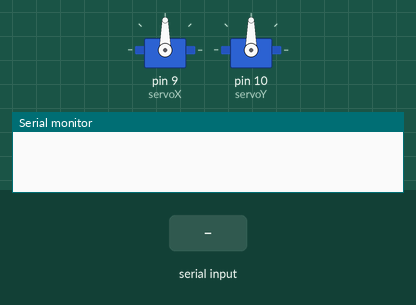
This sketch was run on a simulated Arduino Uno, built with avr-gcc and run on an emulated ATmega328P. Parts: 2 × servo, the last lines printed to the serial monitor. The inputs (shaded band) are chosen by the test bench.

Above: at 1.2 s.
1.3 s: "D" received over Serial
At 2.5 s:
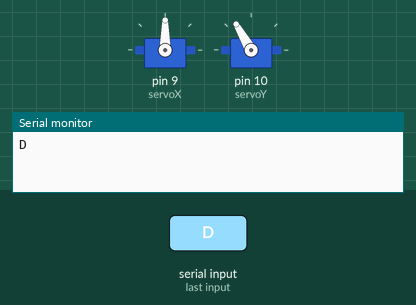
2.8 s: "R" received over Serial
At 3.8 s:
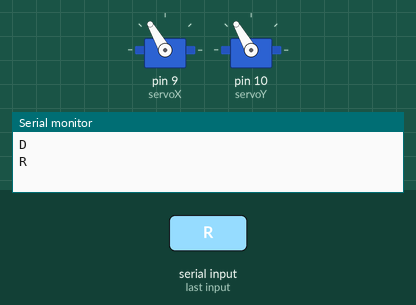
4.3 s: "U" received over Serial
At 4.9 s:
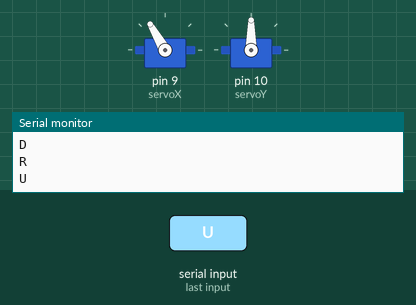
5.8 s: "R" received over Serial
At 7.0 s:
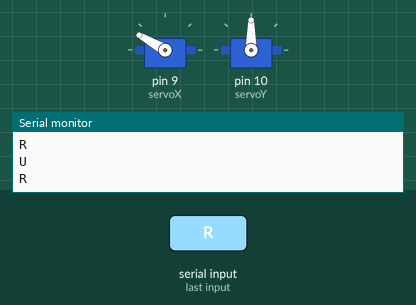
7.3 s: "D" received over Serial
At 8.4 s:
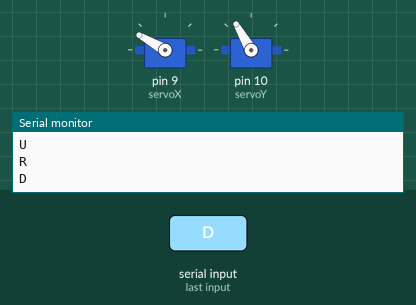
Timing chart, 0 to 9.8 s (numbered marks = the images above; inputs shaded):
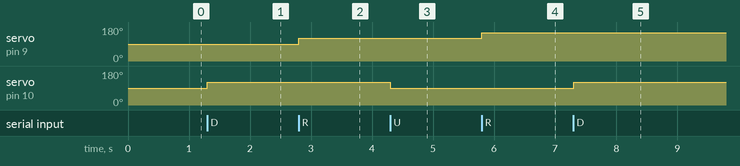

Measured:
- after the input at 1.3 s, servo on pin 10 (servoY): 90° → 120° at once
- after the input at 2.8 s, servo on pin 9 (servoX): 90° → 120° at once
- after the input at 4.3 s, servo on pin 10 (servoY): 120° → 90° at once
- after the input at 5.8 s, servo on pin 9 (servoX): 120° → 150° at once
- after the input at 7.3 s, servo on pin 10 (servoY): 90° → 120° at once

The sketch:

sketch_aug28b.ino
```cpp
#include <Servo.h>

Servo servoX; // X축 서보 모터
Servo servoY; // Y축 서보 모터

void setup() {
  servoX.attach(9); //X축 서보 모터 핀 연결
  servoY.attach(10); //y축 서보 모터 핀 연결

  servoX.write(90);
  servoY.write(90);

  Serial.begin(9600);//시리얼 통신 시작

}

void loop() {
  if (Serial.available() > 0) {

    char command = Serial.read();

    Serial.println(command);

    switch(command) {
      case 'U':
        servoY.write(90); // 위로 이동
        break;
      case 'D':
        servoY.write(servoY.read() + 30); // 아래로 이동
        break;
      case 'L':
        servoX.write(90); // 왼쪽으로 이동
        break;
      case 'R':
        servoX.write(servoX.read() + 30); // 오른쪽으로 이동
        break;
    }
  }
}
```
